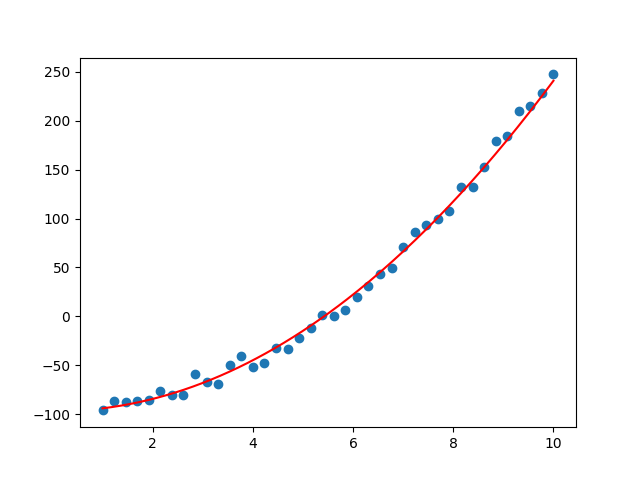

This chart was generated by the following Python code:
import sys

sys.path.append("..")

from utils import poly_regression
from math import log, exp
import numpy as np
import random

x = np.linspace(1, 10, 40)

def fake(x):
  a, b = -1, 1
  erro = a + (b - a) + random.random() * 20
  return -100 + 2 * x ** 2.231 + erro

y = [fake(xi) for xi in x]


# Translação para cima
ky = abs(min(y)) + 1 if (min(y) < 0) else 0
y_pos = [yi + ky for yi in y]

# Translação para a direita
kx = abs(min(x)) + 1 if (min(x) < 0) else 0
x_pos = [xi + kx for xi in x]

X = [log(xi) for xi in x_pos]
Y = [log(yi) for yi in y_pos]

a0, a1 = poly_regression(X, Y)

# a0 = ln(a) => a = exp(a0)
a = exp(a0)
# a1 = b => b = a1
b = a1

# Apenas para visualização
import matplotlib.pyplot as plt
import numpy as np

def f(x):
  return a * x ** b
def f_corrected(x):
  return f(x + kx) - ky

t = np.linspace(min(x), max(x), 200)
ft = [f(ti) for ti in t]
f_corrected_t = [f_corrected(ti) for ti in t]

plt.scatter(x, y)

plt.plot(t, f_corrected_t, color="red")
plt.savefig("pow.png")